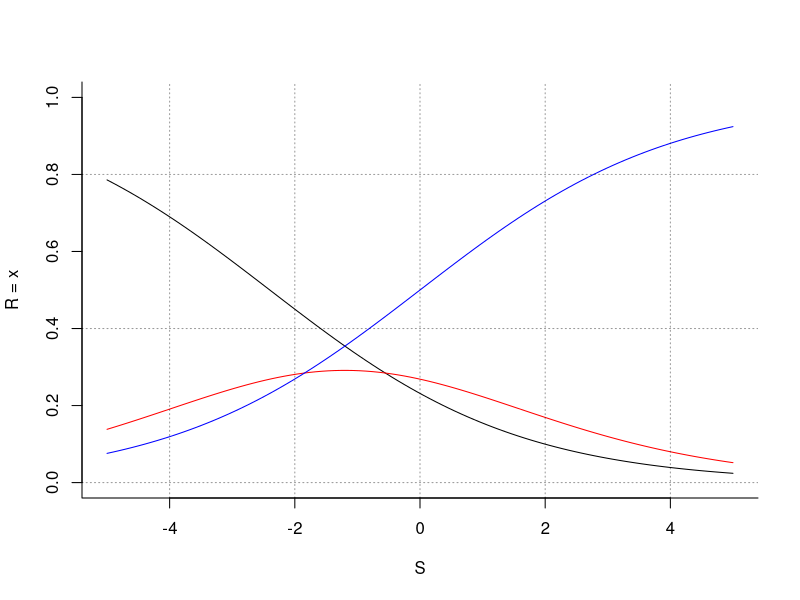

Source code (R):
x = seq(-5, 5, length.out = 100)
y = matrix(NaN, ncol = length(x), nrow = 3) 

y[1,] = 1 - plogis(1.2 + x / 2)
y[2,] = (1 - plogis(0 + x / 2)) - y[1,]
y[3,] = 1 - y[1,] - y[2,]

plot(x, y[1,], type = "l", ylim = c(0, 1), bty = "l",
     xlab = "S", ylab = "R = x")
points(x, y[2,], type = "l", col = "red")
points(x, y[3,], type = "l", col = "blue")
abline(h = c(0, 0.4, 0.8), lty = 3, col = rgb(0, 0, 0, 0.4))
abline(v = c(-4, -2, 0, 2, 4), lty = 3, col = rgb(0, 0, 0, 0.4))